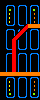

A 2D game scene composited from a Tiled map and its tileset images. What follows is a short description and the map's XML, with every tile layer's data as written:
An orthogonal 10x25 tile map with 4x4 px tiles, 1 tile layer (Capa de Patrones 1).

<map version="1.0" tiledversion="1.0.2" orientation="orthogonal" renderorder="right-down" width="10" height="25" tilewidth="4" tileheight="4" nextobjectid="1">
 <tileset firstgid="1" source="tilesetFactory.tsx" />
 <layer name="Capa de Patrones 1" width="10" height="25">
  <data encoding="csv">
13,13,13,13,13,13,13,13,13,13,
13,1,6,2,1,6,2,1,6,2,
13,5,3,5,5,13,5,5,3,5,
13,5,15,5,5,13,5,5,16,5,
13,5,15,5,5,13,5,5,16,5,
13,5,15,5,5,13,5,5,16,5,
13,9,6,10,9,6,7,14,14,14,
13,1,6,2,1,7,12,1,6,2,
13,5,13,5,7,12,5,5,13,5,
13,5,13,7,12,13,5,5,13,5,
13,5,13,4,5,13,5,5,13,5,
13,5,13,4,5,13,5,5,13,5,
13,9,6,4,9,6,10,9,6,10,
13,1,6,4,1,6,2,1,6,2,
13,5,13,4,5,13,5,5,13,5,
13,5,13,4,5,13,5,5,13,5,
13,5,13,4,5,13,5,5,13,5,
13,5,13,4,5,13,5,5,13,5,
14,14,14,14,14,14,14,14,14,14,
13,1,6,2,1,6,2,1,6,2,
13,5,15,5,5,13,5,5,16,5,
13,5,15,5,5,13,5,5,16,5,
13,5,15,5,5,13,5,5,16,5,
13,5,3,5,5,13,5,5,3,5,
13,9,6,10,9,6,10,9,6,10
</data>
 </layer>
</map>
